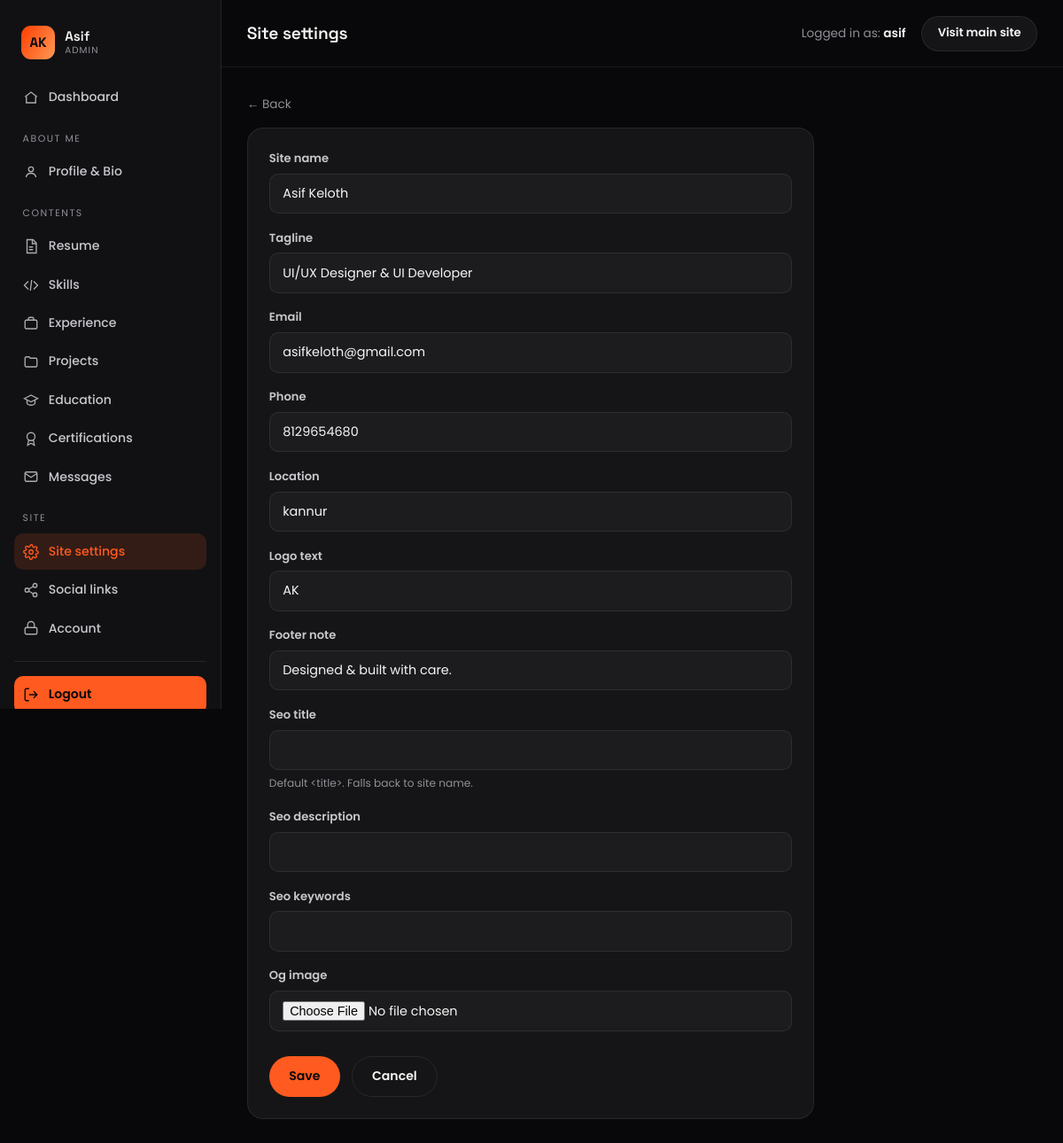
Page /crm/asif/settings/ (signed in) on the committed database.
### core/models.py (models this page shows, shortened)
class SingletonModel(models.Model):
    class Meta:
        abstract = True
    @classmethod
    def load(cls):
        obj, _ = cls.objects.get_or_create(pk=1)
        return obj

class SiteSettings(SingletonModel):
    site_name = models.CharField(max_length=100, default="Asif Keloth")
    tagline = models.CharField(max_length=160, default="UI/UX Designer & UI Developer")
    email = models.EmailField(default="hello@example.com")
    phone = models.CharField(max_length=40, blank=True)
    location = models.CharField(max_length=120, default="Kochi, India")
    resume = models.FileField(upload_to="resume/", blank=True, null=True)
    logo_text = models.CharField(max_length=40, default="A")
    footer_note = models.CharField(max_length=200, default="Designed & built with care.")
    seo_title = models.CharField(max_length=70, blank=True,
                                 help_text="Default <title>. Falls back to site name.")
    seo_description = models.CharField(max_length=160, blank=True)
    seo_keywords = models.CharField(max_length=255, blank=True)
    og_image = models.ImageField(upload_to="seo/", blank=True, null=True)
    class Meta:
        verbose_name = "Site settings"
        verbose_name_plural = "Site settings"

### crm/views.py (the view)
# urls.py: path("settings/", views.site_settings_edit, name="settings"),
@staff_required_view
def site_settings_edit(request):
    site = m.SiteSettings.load()
    form = forms.SiteSettingsForm(request.POST or None, request.FILES or None, instance=site)
    if request.method == "POST" and form.is_valid():
        form.save()
        flash.success(request, "Site settings updated.")
        return redirect("crm:settings")
    return render(request, "crm/form.html", {
        "form": form, "title": "Site settings",
        "back_url": "crm:home", "active": "settings",
    })

### crm/forms.py
class SiteSettingsForm(StyledFormMixin, forms.ModelForm):
    class Meta:
        model = m.SiteSettings
        fields = [
            "site_name", "tagline", "email", "phone", "location",
            "logo_text", "footer_note", "seo_title", "seo_description",
            "seo_keywords", "og_image",
        ]

### core/context_processors.py (called while the page is built)
def site_globals(request):
    return {
        "site": SiteSettings.load(),
        "social_links": SocialLink.objects.filter(is_active=True),
    }

### crm/context_processors.py (called while the page is built)
def sidebar_counts(request):
    if not (request.user.is_authenticated and request.user.is_staff):
        return {}
    return {"dash_unread": m.ContactMessage.objects.filter(is_read=False).count()}

### crm/views.py (called while the page is built)
def staff_required_view(view_func):
    from django.contrib.auth.decorators import login_required, user_passes_test
    return login_required(login_url="crm:login")(
        user_passes_test(lambda u: u.is_staff, login_url="crm:login")(view_func)
    )

### crm/templates/crm/form.html (shortened to what this page needs)
{% extends "crm/base.html" %}
{% block page_title %}{{ title }}{% endblock %}
{% block content %}
{% if back_url %}
<a href="{% url back_url %}" class="back-link">&larr; Back</a>
{% endif %}
<div class="dash-card form-card">
  <form method="post" enctype="multipart/form-data" class="form-grid">
    {% for field in form %}
    <div class="field-group">
      {% if field.field.widget.input_type == "checkbox" %}
      <div class="field-check-row">
        {{ field }}
        <label for="{{ field.id_for_label }}">{{ field.label }}</label>
      </div>
      {% else %}
      <label for="{{ field.id_for_label }}">{{ field.label }}</label>
      {{ field }}
      {% if field.help_text %}<span class="help">{{ field.help_text }}</span>{% endif %}
      {% endif %}
    </div>
    {% endfor %}
    <div class="form-actions">
      <button type="submit" class="btn btn--primary">Save</button>
      {% if back_url %}<a href="{% url back_url %}" class="btn btn--ghost">Cancel</a>{% endif %}
    </div>
  </form>
</div>
{% endblock %}

### crm/templates/crm/base.html (shortened to what this page needs)
{% load static %}<!DOCTYPE html>
<html lang="en">
<head>
  <link rel="stylesheet" href="{% static 'crm/dashboard.css' %}">
</head>
<body>
  <div class="dash">
    <aside class="dash__sidebar" id="dashSidebar">
      <a href="{% url 'crm:home' %}" class="dash__brand">
        <span class="dash__brand-mark">{{ site.logo_text|default:"A" }}</span>
        <span class="dash__brand-text">{{ request.user.get_username }}<small>Admin</small></span>
      </a>
      <nav class="dash__nav">
        <a href="{% url 'crm:home' %}" class="{% if active == 'home' %}is-active{% endif %}">
          <svg viewBox="0 0 24 24" fill="none" stroke="currentColor" stroke-width="1.8"><path d="M3 11l9-7 9 7"/><path d="M5 10v10h14V10"/></svg>
          Dashboard
        </a>
        <p class="dash__nav-label">About me</p>
        <a href="{% url 'crm:profile' %}" class="{% if active == 'profile' %}is-active{% endif %}">
          <svg viewBox="0 0 24 24" fill="none" stroke="currentColor" stroke-width="1.8"><circle cx="12" cy="8" r="3.6"/><path d="M4.5 20c1-4 3.8-6 7.5-6s6.5 2 7.5 6"/></svg>
          Profile &amp; Bio
        </a>
        <p class="dash__nav-label">Contents</p>
        <a href="{% url 'crm:resume' %}" class="{% if active == 'resume' %}is-active{% endif %}">
          <svg viewBox="0 0 24 24" fill="none" stroke="currentColor" stroke-width="1.8"><path d="M6 2h9l5 5v15H6z"/><path d="M14 2v6h6M9 13h6M9 17h6"/></svg>
          Resume
        </a>
        <a href="{% url 'crm:skills' %}" class="{% if active == 'skills' %}is-active{% endif %}">
          <svg viewBox="0 0 24 24" fill="none" stroke="currentColor" stroke-width="1.8"><path d="M8 6l-6 6 6 6M16 6l6 6-6 6M13 4l-2 16"/></svg>
          Skills
        </a>
        <a href="{% url 'crm:experience_list' %}" class="{% if active == 'experience' %}is-active{% endif %}">
          <svg viewBox="0 0 24 24" fill="none" stroke="currentColor" stroke-width="1.8"><rect x="3" y="7" width="18" height="13" rx="2"/><path d="M8 7V5a2 2 0 012-2h4a2 2 0 012 2v2"/></svg>
          Experience
        </a>
        <a href="{% url 'crm:project_list' %}" class="{% if active == 'projects' %}is-active{% endif %}">
          <svg viewBox="0 0 24 24" fill="none" stroke="currentColor" stroke-width="1.8"><path d="M3 7a2 2 0 012-2h4l2 2h8a2 2 0 012 2v9a2 2 0 01-2 2H5a2 2 0 01-2-2V7z"/></svg>
          Projects
        </a>
        <a href="{% url 'crm:education_list' %}" class="{% if active == 'education' %}is-active{% endif %}">
          <svg viewBox="0 0 24 24" fill="none" stroke="currentColor" stroke-width="1.8"><path d="M2 9l10-5 10 5-10 5-10-5z"/><path d="M6 11v5c0 1.3 2.7 3 6 3s6-1.7 6-3v-5"/></svg>
          Education
        </a>
        <a href="{% url 'crm:certification_list' %}" class="{% if active == 'certifications' %}is-active{% endif %}">
          <svg viewBox="0 0 24 24" fill="none" stroke="currentColor" stroke-width="1.8"><circle cx="12" cy="9" r="6"/><path d="M8.5 14L7 22l5-3 5 3-1.5-8"/></svg>
          Certifications
        </a>
        <a href="{% url 'crm:message_list' %}" class="{% if active == 'messages' %}is-active{% endif %}">
          <svg viewBox="0 0 24 24" fill="none" stroke="currentColor" stroke-width="1.8"><rect x="3" y="5" width="18" height="14" rx="2"/><path d="M3 7l9 6 9-6"/></svg>
          Messages
        </a>
        <p class="dash__nav-label">Site</p>
        <a href="{% url 'crm:settings' %}" class="{% if active == 'settings' %}is-active{% endif %}">
          Site settings
        </a>
        <a href="{% url 'crm:social_link_list' %}" class="{% if active == 'social' %}is-active{% endif %}">
          <svg viewBox="0 0 24 24" fill="none" stroke="currentColor" stroke-width="1.8"><circle cx="18" cy="5" r="3"/><circle cx="6" cy="12" r="3"/><circle cx="18" cy="19" r="3"/><path d="M8.6 10.6l6.8-4.2M8.6 13.4l6.8 4.2"/></svg>
          Social links
        </a>
        <a href="{% url 'crm:account' %}" class="{% if active == 'account' %}is-active{% endif %}">
          <svg viewBox="0 0 24 24" fill="none" stroke="currentColor" stroke-width="1.8"><rect x="3" y="11" width="18" height="10" rx="2"/><path d="M7 11V7a5 5 0 0110 0v4"/></svg>
          Account
        </a>
      </nav>
      <form method="post" action="{% url 'crm:logout' %}" class="dash__logout">
        <button type="submit">
          <svg viewBox="0 0 24 24" fill="none" stroke="currentColor" stroke-width="1.8"><path d="M9 21H5a2 2 0 01-2-2V5a2 2 0 012-2h4"/><path d="M16 17l5-5-5-5M21 12H9"/></svg>
          Logout
        </button>
      </form>
    </aside>
    <div class="dash__main">
      <header class="dash__topbar">
        <h1 class="dash__topbar-title">{% block page_title %}Control Center{% endblock %}</h1>
        <div class="dash__topbar-actions">
          <span class="dash__whoami">Logged in as: <b>{{ request.user.get_username }}</b></span>
          <a href="{% url 'home' %}" target="_blank" rel="noopener" class="dash__visit">Visit main site</a>
        </div>
      </header>
      <main class="dash__content">
        {% block content %}{% endblock %}
      </main>
    </div>
  </div>
</body>
</html>

### static/crm/dashboard.css (style rules this page uses)
:root { --ink:#f5f5f4; --ink-soft:#c7c7cc; --paper:#08080a; --fog:#111114; --surface:#151517; --surface-2:#1c1c1f; --line:rgba(255,255,255,.08); --graphite:#8f8f97; --accent:#ff5a1f; --accent-deep:#d9430f; --accent-soft:rgba(255,90,31,.14); --good:#33c48d; --bad:#ff5252; --r-sm:10px; --r-md:14px; --r-lg:18px; --font-display:"Space Grotesk",sans-serif; --font-body:"Poppins",sans-serif; }
*,*::before,*::after { box-sizing:border-box;margin:0;padding:0 }
body { font-family:var(--font-body);background:var(--paper);color:var(--ink); font-size:.95rem;line-height:1.55;-webkit-font-smoothing:antialiased; }
a { color:inherit;text-decoration:none }
button { font:inherit;cursor:pointer }
h1,h2,h3 { font-family:var(--font-display);font-weight:600;letter-spacing:-.01em }
.dash { display:flex;min-height:100vh }
.dash__sidebar { width:250px;flex:none;background:var(--fog);border-right:1px solid var(--line); display:flex;flex-direction:column;padding:1.4rem 1rem; position:sticky;top:0;height:100vh;overflow-y:auto; }
.dash__brand { display:flex;align-items:center;gap:.7rem;padding:.4rem .5rem 1.4rem }
.dash__brand-mark { width:38px;height:38px;border-radius:11px;display:grid;place-items:center;flex:none; background:linear-gradient(120deg,#ff3d00,#ff9a56);color:var(--paper); font-family:var(--font-display);font-weight:700; }
.dash__brand-text { font-family:var(--font-display);font-weight:600;text-transform:capitalize;line-height:1.2 }
.dash__brand-text small { display:block;font-family:var(--font-body);font-weight:400; text-transform:uppercase;letter-spacing:.1em;font-size:.65rem;color:var(--graphite) }
.dash__nav { display:flex;flex-direction:column;gap:.15rem;flex:1 }
.dash__nav-label { font-size:.68rem;letter-spacing:.14em;text-transform:uppercase;color:var(--graphite); padding:1rem .6rem .35rem; }
.dash__nav a { display:flex;align-items:center;gap:.7rem;padding:.6rem .6rem;border-radius:var(--r-sm); color:var(--ink-soft);font-size:.88rem;font-weight:500;transition:background .2s,color .2s; position:relative; }
.dash__nav a svg { width:18px;height:18px;flex:none;opacity:.85 }
.dash__nav a.is-active { background:var(--accent-soft);color:var(--accent) }
.dash__nav a.is-active svg { opacity:1 }
.dash__logout { margin-top:1rem;padding-top:1rem;border-top:1px solid var(--line) }
.dash__logout button { width:100%;display:flex;align-items:center;gap:.7rem;padding:.65rem .6rem;border:none; border-radius:var(--r-sm);background:var(--accent);color:var(--paper);font-weight:600;font-size:.88rem; transition:background .2s; }
.dash__logout button svg { width:18px;height:18px }
.dash__main { flex:1;min-width:0;display:flex;flex-direction:column }
.dash__topbar { display:flex;align-items:center;gap:1rem;padding:1.1rem 1.8rem; border-bottom:1px solid var(--line);background:var(--paper); position:sticky;top:0;z-index:20; }
.dash__topbar-title { font-size:1.2rem }
.dash__topbar-actions { margin-left:auto;display:flex;align-items:center;gap:1.1rem }
.dash__whoami { font-size:.85rem;color:var(--graphite) }
.dash__whoami b { color:var(--ink);font-weight:600 }
.dash__visit { font-size:.82rem;font-weight:600;padding:.55rem 1.1rem;border-radius:99px; background:var(--surface);border:1px solid var(--line);transition:border-color .2s,color .2s; }
.dash__content { padding:1.8rem;max-width:1100px;width:100% }
.dash-card { background:var(--surface);border:1px solid var(--line);border-radius:var(--r-lg); padding:1.5rem; }
.btn { display:inline-flex;align-items:center;gap:.5rem;font-weight:600;font-size:.88rem; padding:.7rem 1.4rem;border-radius:99px;border:none;transition:background .2s,border-color .2s,color .2s; }
.btn--primary { background:var(--accent);color:var(--paper) }
.btn--ghost { background:transparent;border:1px solid var(--line);color:var(--ink) }
.form-grid { display:grid;gap:1.1rem }
.field-group { display:grid;gap:.4rem }
.field-group label { font-size:.82rem;font-weight:600;color:var(--ink-soft) }
.field-group .help { font-size:.76rem;color:var(--graphite) }
.field-input { font-family:var(--font-body);font-size:.9rem;padding:.7rem .9rem;width:100%; background:var(--surface-2);border:1px solid var(--line);border-radius:var(--r-sm);color:var(--ink); }
.form-card { max-width:640px }
.form-actions { display:flex;gap:.8rem;margin-top:.6rem }
.back-link { font-size:.85rem;color:var(--graphite);display:inline-flex;align-items:center;gap:.4rem;margin-bottom:1rem }

### rows in the picture
SiteSettings: logo_text "AK", form "Asif Keloth" "UI/UX Designer & UI Developer" "asifkeloth@gmail.com" "8129654680" "kannur" "AK" "Designed & built with care."

### other values in the picture
{{ request.user.get_username }} "Asif"
{{ title }} "Site settings"
{{ request.user.get_username }} "asif"
{{ field.label }} "Site name" "Tagline" "Email" "Phone" "Location" "Logo text" "Footer note" "Seo title" "Seo description" "Seo keywords" "Og image"
{{ field.help_text }} "Default <title>. Falls back to site name."
